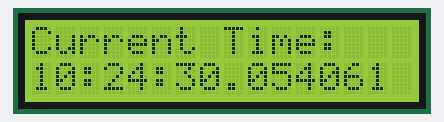
Bench run of a program on a simulated Raspberry Pi (BCM pin numbers). Shown: 16×2 character LCD. The clock reads 2024-03-15 10:24:30 at power-on unless the program sets it.

Above: at 0.14 s.
At 5.1 s:
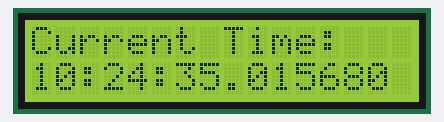
At 10.06 s:
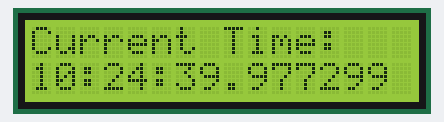
At 19.99 s:
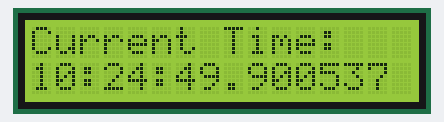
At 29.91 s:
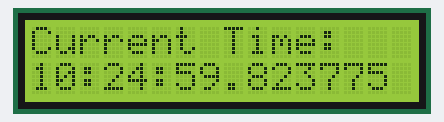
At 39.83 s:
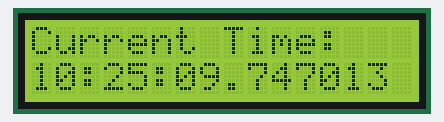

The program:

lcd_time.py
```python
# https://rplcd.readthedocs.io/en/latest/getting_started.html
from RPLCD.i2c import CharLCD
import datetime
import time

## Pinout
# GND - Pin 6
# VCC - Pin 4
# SDA - Pin 3
# SCL - Pin 5

lcd = CharLCD(i2c_expander='PCF8574', address=0x27, port=1,
              cols=16, rows=2, dotsize=8,
              charmap='A02',
              auto_linebreaks=False,
              backlight_enabled=True)

lcd.cursor_pos = (0,0)
lcd.write_string("Current Time:")

while(True):
  now = datetime.datetime.now()
  date_string = now.strftime("%b-d %H:%M:%S")
  time_string = now.strftime("%H:%M:%S.%f")
  lcd.cursor_pos = (1,0)
  lcd.write_string(time_string)
  time.sleep(0.1)
```
